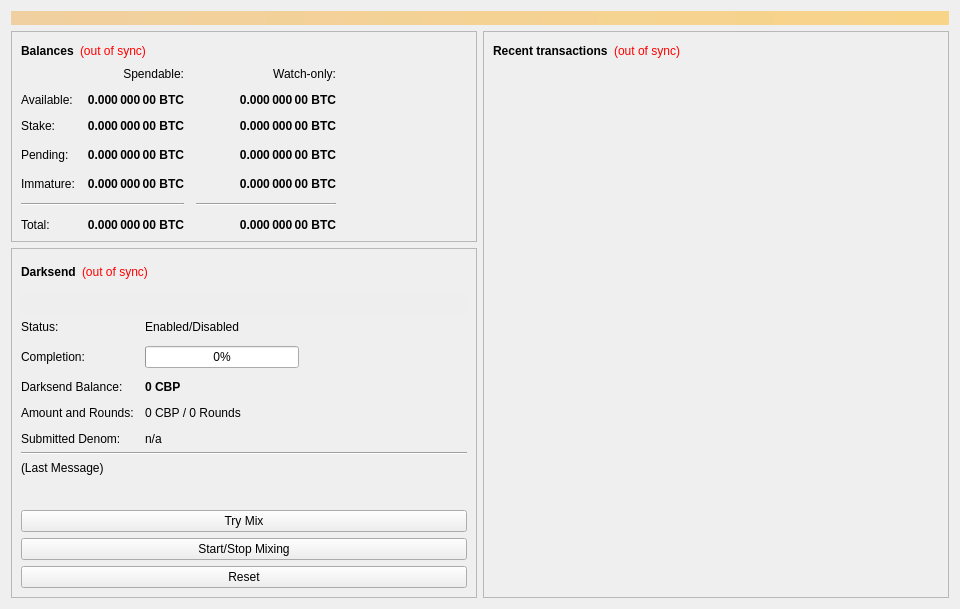
<?xml version="1.0" encoding="UTF-8"?>
<ui version="4.0">
 <class>OverviewPage</class>
 <widget class="QWidget" name="OverviewPage">
  <property name="geometry">
   <rect>
    <x>0</x>
    <y>0</y>
    <width>960</width>
    <height>594</height>
   </rect>
  </property>
  <property name="minimumSize">
   <size>
    <width>960</width>
    <height>0</height>
   </size>
  </property>
  <property name="windowTitle">
   <string>Form</string>
  </property>
  <layout class="QVBoxLayout" name="topLayout">
   <item>
    <widget class="QLabel" name="labelAlerts">
     <property name="visible">
      <bool>false</bool>
     </property>
     <property name="styleSheet">
      <string notr="true">background-color: qlineargradient(x1: 0, y1: 0, x2: 1, y2: 0, stop:0 #F0D0A0, stop:1 #F8D488); color:#000000;</string>
     </property>
     <property name="wordWrap">
      <bool>true</bool>
     </property>
     <property name="margin">
      <number>3</number>
     </property>
    </widget>
   </item>
   <item>
    <layout class="QHBoxLayout" name="horizontalLayout" stretch="1,1">
     <item>
      <layout class="QVBoxLayout" name="verticalLayout_2">
       <item>
        <widget class="QFrame" name="frame">
         <property name="frameShape">
          <enum>QFrame::StyledPanel</enum>
         </property>
         <property name="frameShadow">
          <enum>QFrame::Raised</enum>
         </property>
         <layout class="QVBoxLayout" name="verticalLayout_4">
          <item>
           <layout class="QHBoxLayout" name="horizontalLayout_4">
            <item>
             <widget class="QLabel" name="label_5">
              <property name="font">
               <font>
                <weight>75</weight>
                <bold>true</bold>
               </font>
              </property>
              <property name="text">
               <string>Balances</string>
              </property>
             </widget>
            </item>
            <item>
             <widget class="QLabel" name="labelWalletStatus">
              <property name="cursor">
               <cursorShape>WhatsThisCursor</cursorShape>
              </property>
              <property name="toolTip">
               <string>The displayed information may be out of date. Your wallet automatically synchronizes with the Bytepay network after a connection is established, but this process has not completed yet.</string>
              </property>
              <property name="styleSheet">
               <string notr="true">QLabel { color: red; }</string>
              </property>
              <property name="text">
               <string notr="true">(out of sync)</string>
              </property>
              <property name="alignment">
               <set>Qt::AlignLeading|Qt::AlignLeft|Qt::AlignVCenter</set>
              </property>
             </widget>
            </item>
            <item>
             <spacer name="horizontalSpacer_3">
              <property name="orientation">
               <enum>Qt::Horizontal</enum>
              </property>
              <property name="sizeHint" stdset="0">
               <size>
                <width>40</width>
                <height>20</height>
               </size>
              </property>
             </spacer>
            </item>
           </layout>
          </item>
          <item>
           <layout class="QGridLayout" name="gridLayout">
            <property name="spacing">
             <number>12</number>
            </property>
            <item row="3" column="2">
             <widget class="QLabel" name="labelWatchPending">
              <property name="font">
               <font>
                <weight>75</weight>
                <bold>true</bold>
               </font>
              </property>
              <property name="cursor">
               <cursorShape>IBeamCursor</cursorShape>
              </property>
              <property name="toolTip">
               <string>Unconfirmed transactions to watch-only addresses</string>
              </property>
              <property name="text">
               <string notr="true">0.000 000 00 BTC</string>
              </property>
              <property name="alignment">
               <set>Qt::AlignRight|Qt::AlignTrailing|Qt::AlignVCenter</set>
              </property>
              <property name="textInteractionFlags">
               <set>Qt::LinksAccessibleByMouse|Qt::TextSelectableByKeyboard|Qt::TextSelectableByMouse</set>
              </property>
             </widget>
            </item>
            <item row="3" column="1">
             <widget class="QLabel" name="labelUnconfirmed">
              <property name="font">
               <font>
                <weight>75</weight>
                <bold>true</bold>
               </font>
              </property>
              <property name="cursor">
               <cursorShape>IBeamCursor</cursorShape>
              </property>
              <property name="toolTip">
               <string>Total of transactions that have yet to be confirmed, and do not yet count toward the spendable balance</string>
              </property>
              <property name="text">
               <string notr="true">0.000 000 00 BTC</string>
              </property>
              <property name="alignment">
               <set>Qt::AlignRight|Qt::AlignTrailing|Qt::AlignVCenter</set>
              </property>
              <property name="textInteractionFlags">
               <set>Qt::LinksAccessibleByMouse|Qt::TextSelectableByKeyboard|Qt::TextSelectableByMouse</set>
              </property>
             </widget>
            </item>
            <item row="4" column="2">
             <widget class="QLabel" name="labelWatchImmature">
              <property name="font">
               <font>
                <weight>75</weight>
                <bold>true</bold>
               </font>
              </property>
              <property name="cursor">
               <cursorShape>IBeamCursor</cursorShape>
              </property>
              <property name="toolTip">
               <string>Mined balance in watch-only addresses that has not yet matured</string>
              </property>
              <property name="text">
               <string notr="true">0.000 000 00 BTC</string>
              </property>
              <property name="alignment">
               <set>Qt::AlignRight|Qt::AlignTrailing|Qt::AlignVCenter</set>
              </property>
              <property name="textInteractionFlags">
               <set>Qt::LinksAccessibleByMouse|Qt::TextSelectableByKeyboard|Qt::TextSelectableByMouse</set>
              </property>
             </widget>
            </item>
            <item row="5" column="0" colspan="2">
             <widget class="Line" name="lineSpendableBalance">
              <property name="orientation">
               <enum>Qt::Horizontal</enum>
              </property>
             </widget>
            </item>
            <item row="5" column="2">
             <widget class="Line" name="lineWatchBalance">
              <property name="sizePolicy">
               <sizepolicy hsizetype="Preferred" vsizetype="Fixed">
                <horstretch>0</horstretch>
                <verstretch>0</verstretch>
               </sizepolicy>
              </property>
              <property name="minimumSize">
               <size>
                <width>140</width>
                <height>0</height>
               </size>
              </property>
              <property name="orientation">
               <enum>Qt::Horizontal</enum>
              </property>
             </widget>
            </item>
            <item row="6" column="0">
             <widget class="QLabel" name="labelTotalText">
              <property name="text">
               <string>Total:</string>
              </property>
             </widget>
            </item>
            <item row="4" column="1">
             <widget class="QLabel" name="labelImmature">
              <property name="font">
               <font>
                <weight>75</weight>
                <bold>true</bold>
               </font>
              </property>
              <property name="cursor">
               <cursorShape>IBeamCursor</cursorShape>
              </property>
              <property name="toolTip">
               <string>Mined balance that has not yet matured</string>
              </property>
              <property name="text">
               <string notr="true">0.000 000 00 BTC</string>
              </property>
              <property name="alignment">
               <set>Qt::AlignRight|Qt::AlignTrailing|Qt::AlignVCenter</set>
              </property>
              <property name="textInteractionFlags">
               <set>Qt::LinksAccessibleByMouse|Qt::TextSelectableByKeyboard|Qt::TextSelectableByMouse</set>
              </property>
             </widget>
            </item>
            <item row="3" column="3">
             <spacer name="horizontalSpacer_2">
              <property name="orientation">
               <enum>Qt::Horizontal</enum>
              </property>
              <property name="sizeHint" stdset="0">
               <size>
                <width>40</width>
                <height>20</height>
               </size>
              </property>
             </spacer>
            </item>
            <item row="4" column="0">
             <widget class="QLabel" name="labelImmatureText">
              <property name="text">
               <string>Immature:</string>
              </property>
             </widget>
            </item>
            <item row="6" column="1">
             <widget class="QLabel" name="labelTotal">
              <property name="font">
               <font>
                <weight>75</weight>
                <bold>true</bold>
               </font>
              </property>
              <property name="cursor">
               <cursorShape>IBeamCursor</cursorShape>
              </property>
              <property name="toolTip">
               <string>Your current total balance</string>
              </property>
              <property name="text">
               <string notr="true">0.000 000 00 BTC</string>
              </property>
              <property name="alignment">
               <set>Qt::AlignRight|Qt::AlignTrailing|Qt::AlignVCenter</set>
              </property>
              <property name="textInteractionFlags">
               <set>Qt::LinksAccessibleByMouse|Qt::TextSelectableByKeyboard|Qt::TextSelectableByMouse</set>
              </property>
             </widget>
            </item>
            <item row="6" column="2">
             <widget class="QLabel" name="labelWatchTotal">
              <property name="font">
               <font>
                <weight>75</weight>
                <bold>true</bold>
               </font>
              </property>
              <property name="cursor">
               <cursorShape>IBeamCursor</cursorShape>
              </property>
              <property name="toolTip">
               <string>Current total balance in watch-only addresses</string>
              </property>
              <property name="text">
               <string notr="true">0.000 000 00 BTC</string>
              </property>
              <property name="alignment">
               <set>Qt::AlignRight|Qt::AlignTrailing|Qt::AlignVCenter</set>
              </property>
              <property name="textInteractionFlags">
               <set>Qt::LinksAccessibleByMouse|Qt::TextSelectableByKeyboard|Qt::TextSelectableByMouse</set>
              </property>
             </widget>
            </item>
            <item row="0" column="2">
             <widget class="QLabel" name="labelWatchonly">
              <property name="text">
               <string>Watch-only:</string>
              </property>
              <property name="alignment">
               <set>Qt::AlignRight|Qt::AlignTrailing|Qt::AlignVCenter</set>
              </property>
             </widget>
            </item>
            <item row="1" column="0">
             <widget class="QLabel" name="labelBalanceText">
              <property name="text">
               <string>Available:</string>
              </property>
             </widget>
            </item>
            <item row="1" column="1">
             <widget class="QLabel" name="labelBalance">
              <property name="font">
               <font>
                <weight>75</weight>
                <bold>true</bold>
               </font>
              </property>
              <property name="cursor">
               <cursorShape>IBeamCursor</cursorShape>
              </property>
              <property name="toolTip">
               <string>Your current spendable balance</string>
              </property>
              <property name="text">
               <string notr="true">0.000 000 00 BTC</string>
              </property>
              <property name="alignment">
               <set>Qt::AlignRight|Qt::AlignTrailing|Qt::AlignVCenter</set>
              </property>
              <property name="textInteractionFlags">
               <set>Qt::LinksAccessibleByMouse|Qt::TextSelectableByKeyboard|Qt::TextSelectableByMouse</set>
              </property>
             </widget>
            </item>
            <item row="2" column="0">
             <widget class="QLabel" name="label_10">
              <property name="text">
               <string>Stake:</string>
              </property>
             </widget>
            </item>
            <item row="2" column="1">
             <widget class="QLabel" name="labelStake">
              <property name="font">
               <font>
                <weight>75</weight>
                <bold>true</bold>
               </font>
              </property>
              <property name="cursor">
               <cursorShape>IBeamCursor</cursorShape>
              </property>
              <property name="toolTip">
               <string>Total of coins that was staked, and do not yet count toward the current balance</string>
              </property>
              <property name="text">
               <string notr="true">0.000 000 00 BTC</string>
              </property>
              <property name="alignment">
               <set>Qt::AlignRight|Qt::AlignTrailing|Qt::AlignVCenter</set>
              </property>
              <property name="textInteractionFlags">
               <set>Qt::LinksAccessibleByMouse|Qt::TextSelectableByKeyboard|Qt::TextSelectableByMouse</set>
              </property>
             </widget>
            </item>
            <item row="2" column="2">
             <widget class="QLabel" name="labelWatchStake">
              <property name="font">
               <font>
                <weight>75</weight>
                <bold>true</bold>
               </font>
              </property>
              <property name="cursor">
               <cursorShape>IBeamCursor</cursorShape>
              </property>
              <property name="toolTip">
               <string>Total of coins that was staked in watch-only addresses, and do not yet count toward the current watch-only balance</string>
              </property>
              <property name="text">
               <string notr="true">0.000 000 00 BTC</string>
              </property>
              <property name="alignment">
               <set>Qt::AlignRight|Qt::AlignTrailing|Qt::AlignVCenter</set>
              </property>
              <property name="textInteractionFlags">
               <set>Qt::LinksAccessibleByMouse|Qt::TextSelectableByKeyboard|Qt::TextSelectableByMouse</set>
              </property>
             </widget>
            </item>
            <item row="1" column="2">
             <widget class="QLabel" name="labelWatchAvailable">
              <property name="font">
               <font>
                <weight>75</weight>
                <bold>true</bold>
               </font>
              </property>
              <property name="cursor">
               <cursorShape>IBeamCursor</cursorShape>
              </property>
              <property name="toolTip">
               <string>Your current balance in watch-only addresses</string>
              </property>
              <property name="text">
               <string notr="true">0.000 000 00 BTC</string>
              </property>
              <property name="alignment">
               <set>Qt::AlignRight|Qt::AlignTrailing|Qt::AlignVCenter</set>
              </property>
              <property name="textInteractionFlags">
               <set>Qt::LinksAccessibleByMouse|Qt::TextSelectableByKeyboard|Qt::TextSelectableByMouse</set>
              </property>
             </widget>
            </item>
            <item row="3" column="0">
             <widget class="QLabel" name="labelPendingText">
              <property name="text">
               <string>Pending:</string>
              </property>
             </widget>
            </item>
            <item row="0" column="1">
             <widget class="QLabel" name="labelSpendable">
              <property name="text">
               <string>Spendable:</string>
              </property>
              <property name="alignment">
               <set>Qt::AlignRight|Qt::AlignTrailing|Qt::AlignVCenter</set>
              </property>
             </widget>
            </item>
           </layout>
          </item>
         </layout>
        </widget>
       </item>
       <item>
        <widget class="QFrame" name="frameDarksend">
         <property name="sizePolicy">
          <sizepolicy hsizetype="Expanding" vsizetype="Expanding">
           <horstretch>0</horstretch>
           <verstretch>0</verstretch>
          </sizepolicy>
         </property>
         <property name="minimumSize">
          <size>
           <width>0</width>
           <height>350</height>
          </size>
         </property>
         <property name="layoutDirection">
          <enum>Qt::LeftToRight</enum>
         </property>
         <property name="frameShape">
          <enum>QFrame::StyledPanel</enum>
         </property>
         <property name="frameShadow">
          <enum>QFrame::Raised</enum>
         </property>
         <layout class="QVBoxLayout" name="verticalLayout_5">
          <item>
           <layout class="QHBoxLayout" name="horizontalLayout_5">
            <item>
             <widget class="QLabel" name="label_2">
              <property name="font">
               <font>
                <weight>75</weight>
                <bold>true</bold>
               </font>
              </property>
              <property name="text">
               <string>Darksend</string>
              </property>
             </widget>
            </item>
            <item>
             <widget class="QLabel" name="labelDarksendSyncStatus">
              <property name="toolTip">
               <string>The displayed information may be out of date. Your wallet automatically synchronizes with the Bytepay network after a connection is established, but this process has not completed yet.</string>
              </property>
              <property name="styleSheet">
               <string notr="true">QLabel { color: red; }</string>
              </property>
              <property name="text">
               <string notr="true">(out of sync)</string>
              </property>
              <property name="alignment">
               <set>Qt::AlignLeading|Qt::AlignLeft|Qt::AlignVCenter</set>
              </property>
             </widget>
            </item>
            <item>
             <spacer name="horizontalSpacer_4">
              <property name="orientation">
               <enum>Qt::Horizontal</enum>
              </property>
              <property name="sizeHint" stdset="0">
               <size>
                <width>40</width>
                <height>20</height>
               </size>
              </property>
             </spacer>
            </item>
           </layout>
          </item>
          <item>
           <widget class="QPushButton" name="runAutoDenom">
            <property name="palette">
             <palette>
              <active>
               <colorrole role="WindowText">
                <brush brushstyle="SolidPattern">
                 <color alpha="255">
                  <red>0</red>
                  <green>0</green>
                  <blue>0</blue>
                 </color>
                </brush>
               </colorrole>
               <colorrole role="Button">
                <brush brushstyle="SolidPattern">
                 <color alpha="255">
                  <red>239</red>
                  <green>238</green>
                  <blue>238</blue>
                 </color>
                </brush>
               </colorrole>
               <colorrole role="Light">
                <brush brushstyle="SolidPattern">
                 <color alpha="255">
                  <red>255</red>
                  <green>255</green>
                  <blue>255</blue>
                 </color>
                </brush>
               </colorrole>
               <colorrole role="Midlight">
                <brush brushstyle="SolidPattern">
                 <color alpha="255">
                  <red>247</red>
                  <green>246</green>
                  <blue>246</blue>
                 </color>
                </brush>
               </colorrole>
               <colorrole role="Dark">
                <brush brushstyle="SolidPattern">
                 <color alpha="255">
                  <red>119</red>
                  <green>119</green>
                  <blue>119</blue>
                 </color>
                </brush>
               </colorrole>
               <colorrole role="Mid">
                <brush brushstyle="SolidPattern">
                 <color alpha="255">
                  <red>159</red>
                  <green>159</green>
                  <blue>159</blue>
                 </color>
                </brush>
               </colorrole>
               <colorrole role="Text">
                <brush brushstyle="SolidPattern">
                 <color alpha="255">
                  <red>0</red>
                  <green>0</green>
                  <blue>0</blue>
                 </color>
                </brush>
               </colorrole>
               <colorrole role="BrightText">
                <brush brushstyle="SolidPattern">
                 <color alpha="255">
                  <red>255</red>
                  <green>255</green>
                  <blue>255</blue>
                 </color>
                </brush>
               </colorrole>
               <colorrole role="ButtonText">
                <brush brushstyle="SolidPattern">
                 <color alpha="255">
                  <red>0</red>
                  <green>0</green>
                  <blue>0</blue>
                 </color>
                </brush>
               </colorrole>
               <colorrole role="Base">
                <brush brushstyle="SolidPattern">
                 <color alpha="255">
                  <red>255</red>
                  <green>255</green>
                  <blue>255</blue>
                 </color>
                </brush>
               </colorrole>
               <colorrole role="Window">
                <brush brushstyle="SolidPattern">
                 <color alpha="255">
                  <red>239</red>
                  <green>238</green>
                  <blue>238</blue>
                 </color>
                </brush>
               </colorrole>
               <colorrole role="Shadow">
                <brush brushstyle="SolidPattern">
                 <color alpha="255">
                  <red>0</red>
                  <green>0</green>
                  <blue>0</blue>
                 </color>
                </brush>
               </colorrole>
               <colorrole role="AlternateBase">
                <brush brushstyle="SolidPattern">
                 <color alpha="255">
                  <red>247</red>
                  <green>246</green>
                  <blue>246</blue>
                 </color>
                </brush>
               </colorrole>
               <colorrole role="ToolTipBase">
                <brush brushstyle="SolidPattern">
                 <color alpha="255">
                  <red>255</red>
                  <green>255</green>
                  <blue>220</blue>
                 </color>
                </brush>
               </colorrole>
               <colorrole role="ToolTipText">
                <brush brushstyle="SolidPattern">
                 <color alpha="255">
                  <red>0</red>
                  <green>0</green>
                  <blue>0</blue>
                 </color>
                </brush>
               </colorrole>
              </active>
              <inactive>
               <colorrole role="WindowText">
                <brush brushstyle="SolidPattern">
                 <color alpha="255">
                  <red>0</red>
                  <green>0</green>
                  <blue>0</blue>
                 </color>
                </brush>
               </colorrole>
               <colorrole role="Button">
                <brush brushstyle="SolidPattern">
                 <color alpha="255">
                  <red>239</red>
                  <green>238</green>
                  <blue>238</blue>
                 </color>
                </brush>
               </colorrole>
               <colorrole role="Light">
                <brush brushstyle="SolidPattern">
                 <color alpha="255">
                  <red>255</red>
                  <green>255</green>
                  <blue>255</blue>
                 </color>
                </brush>
               </colorrole>
               <colorrole role="Midlight">
                <brush brushstyle="SolidPattern">
                 <color alpha="255">
                  <red>247</red>
                  <green>246</green>
                  <blue>246</blue>
                 </color>
                </brush>
               </colorrole>
               <colorrole role="Dark">
                <brush brushstyle="SolidPattern">
                 <color alpha="255">
                  <red>119</red>
                  <green>119</green>
                  <blue>119</blue>
                 </color>
                </brush>
               </colorrole>
               <colorrole role="Mid">
                <brush brushstyle="SolidPattern">
                 <color alpha="255">
                  <red>159</red>
                  <green>159</green>
                  <blue>159</blue>
                 </color>
                </brush>
               </colorrole>
               <colorrole role="Text">
                <brush brushstyle="SolidPattern">
                 <color alpha="255">
                  <red>0</red>
                  <green>0</green>
                  <blue>0</blue>
                 </color>
                </brush>
               </colorrole>
               <colorrole role="BrightText">
                <brush brushstyle="SolidPattern">
                 <color alpha="255">
                  <red>255</red>
                  <green>255</green>
                  <blue>255</blue>
                 </color>
                </brush>
               </colorrole>
               <colorrole role="ButtonText">
                <brush brushstyle="SolidPattern">
                 <color alpha="255">
                  <red>0</red>
                  <green>0</green>
                  <blue>0</blue>
                 </color>
                </brush>
               </colorrole>
               <colorrole role="Base">
                <brush brushstyle="SolidPattern">
                 <color alpha="255">
                  <red>255</red>
                  <green>255</green>
                  <blue>255</blue>
                 </color>
                </brush>
               </colorrole>
               <colorrole role="Window">
                <brush brushstyle="SolidPattern">
                 <color alpha="255">
                  <red>239</red>
                  <green>238</green>
                  <blue>238</blue>
                 </color>
                </brush>
               </colorrole>
               <colorrole role="Shadow">
                <brush brushstyle="SolidPattern">
                 <color alpha="255">
                  <red>0</red>
                  <green>0</green>
                  <blue>0</blue>
                 </color>
                </brush>
               </colorrole>
               <colorrole role="AlternateBase">
                <brush brushstyle="SolidPattern">
                 <color alpha="255">
                  <red>247</red>
                  <green>246</green>
                  <blue>246</blue>
                 </color>
                </brush>
               </colorrole>
               <colorrole role="ToolTipBase">
                <brush brushstyle="SolidPattern">
                 <color alpha="255">
                  <red>255</red>
                  <green>255</green>
                  <blue>220</blue>
                 </color>
                </brush>
               </colorrole>
               <colorrole role="ToolTipText">
                <brush brushstyle="SolidPattern">
                 <color alpha="255">
                  <red>0</red>
                  <green>0</green>
                  <blue>0</blue>
                 </color>
                </brush>
               </colorrole>
              </inactive>
              <disabled>
               <colorrole role="WindowText">
                <brush brushstyle="SolidPattern">
                 <color alpha="255">
                  <red>119</red>
                  <green>119</green>
                  <blue>119</blue>
                 </color>
                </brush>
               </colorrole>
               <colorrole role="Button">
                <brush brushstyle="SolidPattern">
                 <color alpha="255">
                  <red>239</red>
                  <green>238</green>
                  <blue>238</blue>
                 </color>
                </brush>
               </colorrole>
               <colorrole role="Light">
                <brush brushstyle="SolidPattern">
                 <color alpha="255">
                  <red>255</red>
                  <green>255</green>
                  <blue>255</blue>
                 </color>
                </brush>
               </colorrole>
               <colorrole role="Midlight">
                <brush brushstyle="SolidPattern">
                 <color alpha="255">
                  <red>247</red>
                  <green>246</green>
                  <blue>246</blue>
                 </color>
                </brush>
               </colorrole>
               <colorrole role="Dark">
                <brush brushstyle="SolidPattern">
                 <color alpha="255">
                  <red>119</red>
                  <green>119</green>
                  <blue>119</blue>
                 </color>
                </brush>
               </colorrole>
               <colorrole role="Mid">
                <brush brushstyle="SolidPattern">
                 <color alpha="255">
                  <red>159</red>
                  <green>159</green>
                  <blue>159</blue>
                 </color>
                </brush>
               </colorrole>
               <colorrole role="Text">
                <brush brushstyle="SolidPattern">
                 <color alpha="255">
                  <red>119</red>
                  <green>119</green>
                  <blue>119</blue>
                 </color>
                </brush>
               </colorrole>
               <colorrole role="BrightText">
                <brush brushstyle="SolidPattern">
                 <color alpha="255">
                  <red>255</red>
                  <green>255</green>
                  <blue>255</blue>
                 </color>
                </brush>
               </colorrole>
               <colorrole role="ButtonText">
                <brush brushstyle="SolidPattern">
                 <color alpha="255">
                  <red>119</red>
                  <green>119</green>
                  <blue>119</blue>
                 </color>
                </brush>
               </colorrole>
               <colorrole role="Base">
                <brush brushstyle="SolidPattern">
                 <color alpha="255">
                  <red>239</red>
                  <green>238</green>
                  <blue>238</blue>
                 </color>
                </brush>
               </colorrole>
               <colorrole role="Window">
                <brush brushstyle="SolidPattern">
                 <color alpha="255">
                  <red>239</red>
                  <green>238</green>
                  <blue>238</blue>
                 </color>
                </brush>
               </colorrole>
               <colorrole role="Shadow">
                <brush brushstyle="SolidPattern">
                 <color alpha="255">
                  <red>0</red>
                  <green>0</green>
                  <blue>0</blue>
                 </color>
                </brush>
               </colorrole>
               <colorrole role="AlternateBase">
                <brush brushstyle="SolidPattern">
                 <color alpha="255">
                  <red>239</red>
                  <green>238</green>
                  <blue>238</blue>
                 </color>
                </brush>
               </colorrole>
               <colorrole role="ToolTipBase">
                <brush brushstyle="SolidPattern">
                 <color alpha="255">
                  <red>255</red>
                  <green>255</green>
                  <blue>220</blue>
                 </color>
                </brush>
               </colorrole>
               <colorrole role="ToolTipText">
                <brush brushstyle="SolidPattern">
                 <color alpha="255">
                  <red>0</red>
                  <green>0</green>
                  <blue>0</blue>
                 </color>
                </brush>
               </colorrole>
              </disabled>
             </palette>
            </property>
            <property name="focusPolicy">
             <enum>Qt::NoFocus</enum>
            </property>
            <property name="autoFillBackground">
             <bool>true</bool>
            </property>
            <property name="text">
             <string/>
            </property>
            <property name="flat">
             <bool>true</bool>
            </property>
           </widget>
          </item>
          <item>
           <layout class="QFormLayout" name="formLayout">
            <property name="fieldGrowthPolicy">
             <enum>QFormLayout::AllNonFixedFieldsGrow</enum>
            </property>
            <property name="horizontalSpacing">
             <number>11</number>
            </property>
            <property name="verticalSpacing">
             <number>12</number>
            </property>
            <item row="0" column="0">
             <widget class="QLabel" name="label_6">
              <property name="text">
               <string>Status:</string>
              </property>
             </widget>
            </item>
            <item row="1" column="0">
             <widget class="QLabel" name="label_7">
              <property name="text">
               <string>Completion:</string>
              </property>
             </widget>
            </item>
            <item row="1" column="1">
             <widget class="QProgressBar" name="darksendProgress">
              <property name="maximumSize">
               <size>
                <width>154</width>
                <height>16777215</height>
               </size>
              </property>
              <property name="value">
               <number>0</number>
              </property>
             </widget>
            </item>
            <item row="3" column="0">
             <widget class="QLabel" name="labelAnonymizedText">
              <property name="text">
               <string>Darksend Balance:</string>
              </property>
             </widget>
            </item>
            <item row="3" column="1">
             <widget class="QLabel" name="labelAnonymized">
              <property name="font">
               <font>
                <weight>75</weight>
                <bold>true</bold>
               </font>
              </property>
              <property name="text">
               <string notr="true">0 CBP</string>
              </property>
             </widget>
            </item>
            <item row="4" column="0">
             <widget class="QLabel" name="label_8">
              <property name="text">
               <string>Amount and Rounds:</string>
              </property>
             </widget>
            </item>
            <item row="4" column="1">
             <widget class="QLabel" name="labelAmountRounds">
              <property name="text">
               <string>0 CBP / 0 Rounds</string>
              </property>
             </widget>
            </item>
            <item row="5" column="0">
             <widget class="QLabel" name="label_9">
              <property name="text">
               <string>Submitted Denom:</string>
              </property>
             </widget>
            </item>
            <item row="5" column="1">
             <widget class="QLabel" name="labelSubmittedDenom">
              <property name="toolTip">
               <string>The denominations you submitted to the Masternode.&lt;br&gt;To mix, other users must submit the exact same denominations.</string>
              </property>
              <property name="text">
               <string>n/a</string>
              </property>
             </widget>
            </item>
            <item row="0" column="1">
             <widget class="QLabel" name="darksendEnabled">
              <property name="text">
               <string>Enabled/Disabled</string>
              </property>
             </widget>
            </item>
           </layout>
          </item>
          <item>
           <widget class="Line" name="lineLastMessage">
            <property name="orientation">
             <enum>Qt::Horizontal</enum>
            </property>
           </widget>
          </item>
          <item>
           <widget class="QLabel" name="darksendStatus">
            <property name="minimumSize">
             <size>
              <width>288</width>
              <height>43</height>
             </size>
            </property>
            <property name="text">
             <string>(Last Message)</string>
            </property>
            <property name="alignment">
             <set>Qt::AlignLeading|Qt::AlignLeft|Qt::AlignTop</set>
            </property>
            <property name="wordWrap">
             <bool>true</bool>
            </property>
           </widget>
          </item>
          <item>
           <widget class="QPushButton" name="darksendAuto">
            <property name="sizePolicy">
             <sizepolicy hsizetype="MinimumExpanding" vsizetype="Fixed">
              <horstretch>0</horstretch>
              <verstretch>0</verstretch>
             </sizepolicy>
            </property>
            <property name="toolTip">
             <string>Try to manually submit a Darksend request.</string>
            </property>
            <property name="text">
             <string>Try Mix</string>
            </property>
           </widget>
          </item>
          <item>
           <widget class="QPushButton" name="toggleDarksend">
            <property name="sizePolicy">
             <sizepolicy hsizetype="MinimumExpanding" vsizetype="Fixed">
              <horstretch>0</horstretch>
              <verstretch>0</verstretch>
             </sizepolicy>
            </property>
            <property name="text">
             <string>Start/Stop Mixing</string>
            </property>
           </widget>
          </item>
          <item>
           <widget class="QPushButton" name="darksendReset">
            <property name="sizePolicy">
             <sizepolicy hsizetype="MinimumExpanding" vsizetype="Fixed">
              <horstretch>0</horstretch>
              <verstretch>0</verstretch>
             </sizepolicy>
            </property>
            <property name="toolTip">
             <string>Reset the current status of Darksend (can interrupt Darksend if it's in the process of Mixing, which can cost you money!)</string>
            </property>
            <property name="autoFillBackground">
             <bool>false</bool>
            </property>
            <property name="text">
             <string>Reset</string>
            </property>
           </widget>
          </item>
         </layout>
        </widget>
       </item>
       <item>
        <spacer name="verticalSpacer">
         <property name="orientation">
          <enum>Qt::Vertical</enum>
         </property>
         <property name="sizeHint" stdset="0">
          <size>
           <width>20</width>
           <height>40</height>
          </size>
         </property>
        </spacer>
       </item>
      </layout>
     </item>
     <item>
      <layout class="QVBoxLayout" name="verticalLayout_3">
       <item>
        <widget class="QFrame" name="frame_2">
         <property name="frameShape">
          <enum>QFrame::StyledPanel</enum>
         </property>
         <property name="frameShadow">
          <enum>QFrame::Raised</enum>
         </property>
         <layout class="QVBoxLayout" name="verticalLayout">
          <item>
           <layout class="QHBoxLayout" name="horizontalLayout_2">
            <item>
             <widget class="QLabel" name="label_4">
              <property name="font">
               <font>
                <weight>75</weight>
                <bold>true</bold>
               </font>
              </property>
              <property name="text">
               <string>Recent transactions</string>
              </property>
             </widget>
            </item>
            <item>
             <widget class="QLabel" name="labelTransactionsStatus">
              <property name="cursor">
               <cursorShape>WhatsThisCursor</cursorShape>
              </property>
              <property name="toolTip">
               <string>The displayed information may be out of date. Your wallet automatically synchronizes with the Bytepay network after a connection is established, but this process has not completed yet.</string>
              </property>
              <property name="styleSheet">
               <string notr="true">QLabel { color: red; }</string>
              </property>
              <property name="text">
               <string notr="true">(out of sync)</string>
              </property>
              <property name="alignment">
               <set>Qt::AlignRight|Qt::AlignTrailing|Qt::AlignVCenter</set>
              </property>
             </widget>
            </item>
            <item>
             <spacer name="horizontalSpacer">
              <property name="orientation">
               <enum>Qt::Horizontal</enum>
              </property>
              <property name="sizeHint" stdset="0">
               <size>
                <width>40</width>
                <height>20</height>
               </size>
              </property>
             </spacer>
            </item>
           </layout>
          </item>
          <item>
           <widget class="QListView" name="listTransactions">
            <property name="styleSheet">
             <string notr="true">QListView { background: transparent; }</string>
            </property>
            <property name="frameShape">
             <enum>QFrame::NoFrame</enum>
            </property>
            <property name="verticalScrollBarPolicy">
             <enum>Qt::ScrollBarAlwaysOff</enum>
            </property>
            <property name="horizontalScrollBarPolicy">
             <enum>Qt::ScrollBarAlwaysOff</enum>
            </property>
            <property name="selectionMode">
             <enum>QAbstractItemView::NoSelection</enum>
            </property>
           </widget>
          </item>
         </layout>
        </widget>
       </item>
      </layout>
     </item>
    </layout>
   </item>
  </layout>
 </widget>
 <resources/>
 <connections/>
</ui>
